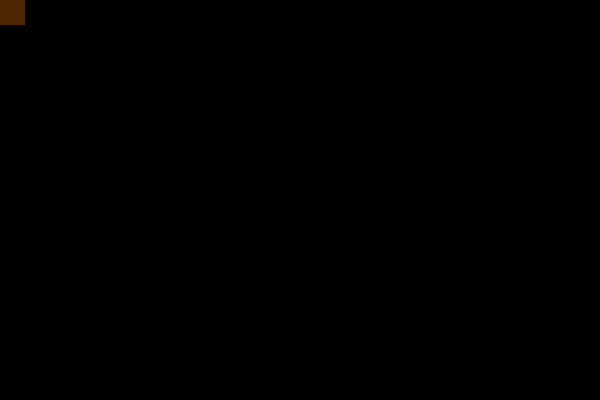
Frame 1 (no input)
Frame 60 (the mouse pressed at the canvas centre just before this capture): identical to frame 1, image omitted
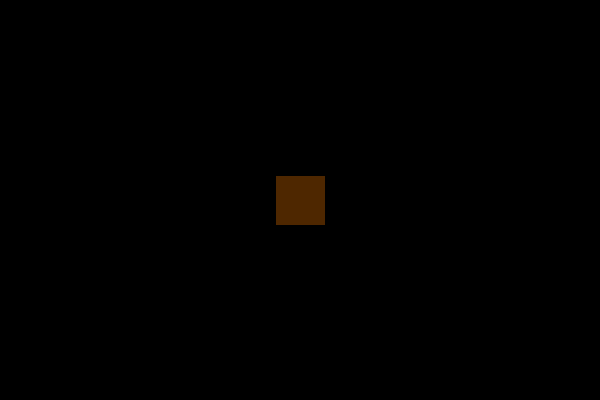
Frame 120 (the mouse held since frame 60 and released just before this capture)

The Processing sketch that drew these frames (run headless with seeded random() and noise(); from frame 60 on, the mouse is pressed at the canvas centre):

// Processing sketch: mouseX_and_mouseY
// ── mouseX_and_mouseY.pde
void setup() {
  size(600, 400);
  
}

void draw() {
  background(0);
  fill(200, 100, 0, 100);
  rectMode(CENTER);
  rect(mouseX, mouseY, 50, 50);
}
